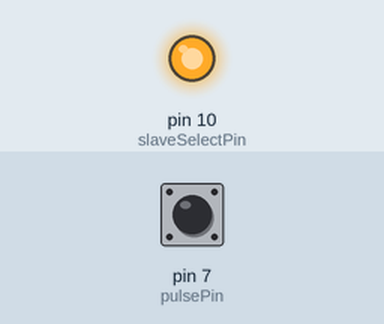
Bench run of a sketch on a simulated Arduino Uno, built with avr-gcc and run on an emulated ATmega328P. Parts: output pins drawn as LEDs (lit = HIGH). The inputs (shaded band) are chosen by the test bench; at power-on: pin 7 (pulsePin) LOW. What the sketch prints to the serial monitor is not drawn.

Above: at 0.1 s.
Timing chart, 0 to 1.6 s (numbered marks = the images above):
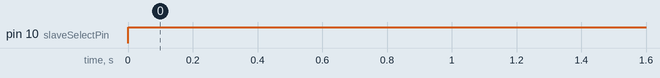

The sketch:

synthesizer.ino
```cpp
// (licence header left out)
// include the SPI library:
#include <SPI.h>


// set pin 10 as the slave select for the digital pot:
const int slaveSelectPin = 10;
const int pot0 = 0;
const int pot1 = 2;
const int pulsePin = 7;
unsigned long duration;

void setup() {
  pinMode(pulsePin, INPUT);

  // set the slaveSelectPin as an output:
  pinMode (slaveSelectPin, OUTPUT);
  // initialize SPI:
  SPI.begin();

  Serial.begin(38400);
}

void loop() {

    for (int level1 = 1; level1 <= 255; level1++) {
        digitalPotWrite(pot0, level1);

        for (int level2 = 1; level2 <= 255; level2++) {
            digitalPotWrite(pot1, level2);
            delay(10);
            duration = pulseIn(pulsePin, HIGH);
            Serial.print('+');
            Serial.print(level1);
            Serial.print(' ');
            Serial.print(level2);
            Serial.print(' ');
            Serial.println(duration);
        }
    }

}

void digitalPotWrite(int address, int value) {
  // take the SS pin low to select the chip:
  digitalWrite(slaveSelectPin,LOW);
  //  send in the address and value via SPI:
  SPI.transfer(address);
  SPI.transfer(value);
  // take the SS pin high to de-select the chip:
  digitalWrite(slaveSelectPin,HIGH);
}
```

Measured:
- by itself, pin 10 (slaveSelectPin): LOW → HIGH at 0.00 s
